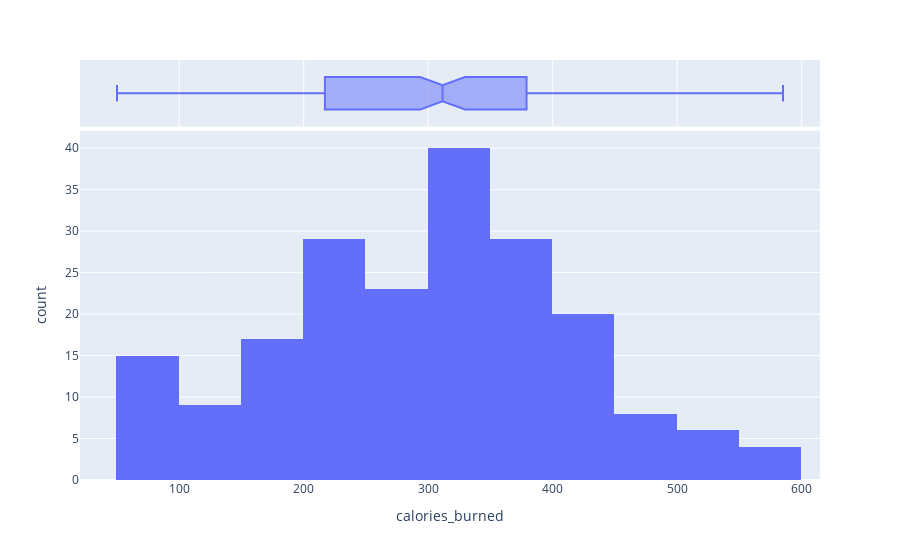

Here is the notebook cell this chart was saved with:
### Code cell
fig = px.histogram(
    df,
    x = 'calories_burned',
    nbins = 20,
    marginal = 'box'
)

fig.show()

### Figure 1 — Plotly figure (JSON) as saved in the notebook; plotly's stock layout.template omitted (floating-point values rounded to 4 significant figures; data arrays with more than 128 entries replaced by an {"elided": "..."} marker saying what was removed)
{"data": [{"bingroup": "x", "hovertemplate": "calories_burned=%{x}<br>count=%{y}<extra></extra>", "legendgroup": "", "marker": {"color": "#636efa", "pattern": {"shape": ""}}, "name": "", "nbinsx": 20, "orientation": "v", "showlegend": false, "type": "histogram", "x": {"elided": "200 int values"}, "xaxis": "x", "yaxis": "y"}, {"hovertemplate": "calories_burned=%{x}<extra></extra>", "legendgroup": "", "marker": {"color": "#636efa"}, "name": "", "notched": true, "showlegend": false, "type": "box", "x": {"elided": "200 int values"}, "xaxis": "x2", "yaxis": "y2"}], "layout": {"barmode": "relative", "legend": {"tracegroupgap": 0}, "margin": {"t": 60}, "xaxis": {"anchor": "y", "domain": [0, 1], "title": {"text": "calories_burned"}}, "xaxis2": {"anchor": "y2", "domain": [0, 1], "matches": "x", "showgrid": true, "showticklabels": false}, "yaxis": {"anchor": "x", "domain": [0, 0.8316], "title": {"text": "count"}}, "yaxis2": {"anchor": "x2", "domain": [0.8416, 1], "matches": "y2", "showgrid": false, "showline": false, "showticklabels": false, "ticks": ""}}}
